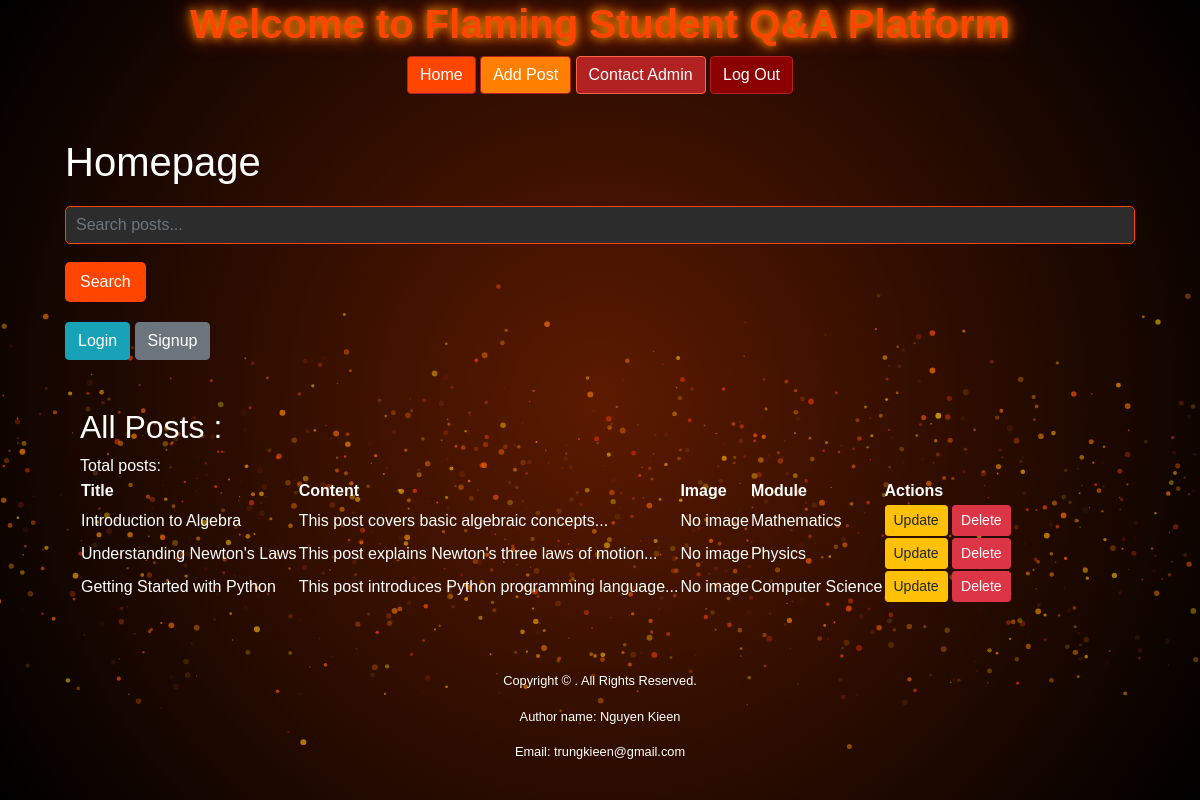
The page / on the database its author committed.
### tables this page shows
CREATE TABLE `posts` (
  `id` int(11) NOT NULL,
  `title` varchar(255) NOT NULL,
  `content` text NOT NULL,
  `user_id` int(11) NOT NULL,
  `module_id` int(11) NOT NULL
);

CREATE TABLE `modules` (
  `id` int(11) NOT NULL,
  `module_name` varchar(255) NOT NULL
);

### includes/databasefunction.php (called while the page is built, shortened)
<?php
if (!function_exists('query')) {
    function query($pdo, $sql, $parameters = []) {
        $query = $pdo->prepare($sql);
        $query->execute($parameters);
        return $query;
    }
}
function fetch_post($pdo) {
    $sql = "SELECT posts.*, users.username, modules.module_name
            FROM posts
            JOIN users ON posts.user_id = users.id
            JOIN modules ON posts.module_id = modules.id";
    $posts = query($pdo, $sql);
    return $posts;
}

### index.php (the view, shortened to what this page needs)
<?php
require 'includes/db.php';
require 'includes/databasefunction.php';
$posts = fetch_post($pdo);
?>
<div class="homepage">
    <h1>Homepage</h1>
    <div class="search">
        <input type="text" id="searchInput" class="form-control" placeholder="Search posts...">
        <button id="searchButton" class="btn btn-primary mt-2">Search</button>
    </div>
    <?php if (isset($_SESSION['role'])): ?>
        <?php if ($_SESSION['role'] == 1): ?>
            <p>You are logged in as an admin.</p>
        <?php else: ?>
            <a class="btn btn-info" href="login.php">Login</a>
            <a class="btn btn-secondary" href="signup.php">Signup</a>
        <?php endif; ?>
    <?php else: ?>
        <a class="btn btn-info" href="login.php">Login</a>
        <a class="btn btn-secondary" href="signup.php">Signup</a>
    <?php endif; ?>
    <div class="container mt-5">
        <h2>All Posts : </h2>  <span>Total posts: </span> <br>
        <?php if (!empty($posts)): ?>
    <table class="flaming-table">
        <thead>
            <tr>
                <th>Title</th>
                <th>Content</th>
                <th>Image</th>
                <th>Module</th>
                <th>Actions</th>
            </tr>
        </thead>
        <tbody>
            <?php foreach ($posts as $post): ?>
            <tr>
                <td><?= htmlspecialchars($post['title']) ?></td>
                <td><?= htmlspecialchars($post['content']) ?></td>
                <td>
                    <?php if (!empty($post['image'])): ?>
                    <img src="<?= htmlspecialchars($post['image']) ?>" alt="Post Image" width="100">
                    <?php else: ?>
                    No image
                    <?php endif; ?>
                </td>
                <td><?= htmlspecialchars($post['module_name']) ?></td>
                <td>
                    <a href="update_post.php?id=<?= $post['id'] ?>" class="btn btn-warning btn-sm">Update</a>
                    <a href="delete.php?id=<?= $post['id'] ?>" class="btn btn-danger btn-sm">Delete</a>
                </td>
            </tr>
            <?php endforeach; ?>
        </tbody>
    </table>
<?php else: ?>
    <p>No posts found.</p>
<?php endif; ?>
</div>
</div>
<?php
$output = ob_get_clean();
include "templates/layout.html.php";
?>

### templates/layout.html.php (shortened to what this page needs)
<!DOCTYPE html>
<html lang="en">
<head>
    <link rel="stylesheet" href="https://stackpath.bootstrapcdn.com/bootstrap/4.5.2/css/bootstrap.min.css">
    <link rel="stylesheet" href="css/layout.css">
</head>
<body>
    <div class="container">
        <header class="flaming-header">
            <h1 class="burning-text">Welcome to Flaming Student Q&A Platform</h1>
            <nav class="mb-4">
                <a href="index.php" class="btn btn-flaming">Home</a>
                <a href="add_post.php" class="btn btn-flaming-secondary">Add Post</a>
                <a href="contact.php" class="btn btn-flaming-contact">Contact Admin</a>
                <a href="logout.php" class="btn btn-flaming-danger">Log Out</a>
            </nav>
        </header>
        <main class="content">
            <?= $output ?>
        </main>
        <footer class="text-center mt-5">
            <small>
                <p>Copyright © . All Rights Reserved.</p>
                <p>Author name: Nguyen Kieen</p>
                <p>Email: trungkieen@gmail.com</p>
            </small>
        </footer>
    </div>
</body>
</html>

### css/layout.css (style rules this page uses)
body { font-family: Arial, sans-serif; background: radial-gradient(circle, #5c1a00, #000); color: white; margin: 0; padding: 0; overflow: hidden; position: relative; height: 100vh; width: 100vw; }
.flaming-header { text-align: center; margin-bottom: 20px; }
.burning-text { color: #ff4500; text-shadow: 0 0 10px #ffa500, 0 0 20px #ff4500; font-weight: bold; }
.btn-flaming { background-color: #ff4500; border-color: #b22222; color: white; }
.btn-flaming-secondary { background-color: #ff7f00; border-color: #b22222; color: white; }
.btn-flaming-contact { background-color: #b22222; border-color: #ff6347; color: white; }
.btn-flaming-danger { background-color: #8b0000; border-color: #b22222; color: white; }
.search { margin: 20px 0; }
.search input { width: 100%; padding: 10px; margin-bottom: 10px; border: 1px solid #ff4500; border-radius: 5px; background-color: #2c2c2c; color: white; }
.search button { background-color: #ff4500; color: white; border: none; padding: 8px 15px; border-radius: 5px; transition: all 0.3s ease; }
.homepage { padding: 20px; }

### rows shown on the page
posts: title "Introduction to Algebra", content "This post covers basic algebraic concepts...", module.module_name "Mathematics"
posts: title "Understanding Newton's Laws", content "This post explains Newton's three laws of motion...", module.module_name "Physics"
posts: title "Getting Started with Python", content "This post introduces Python programming language...", module.module_name "Computer Science"
